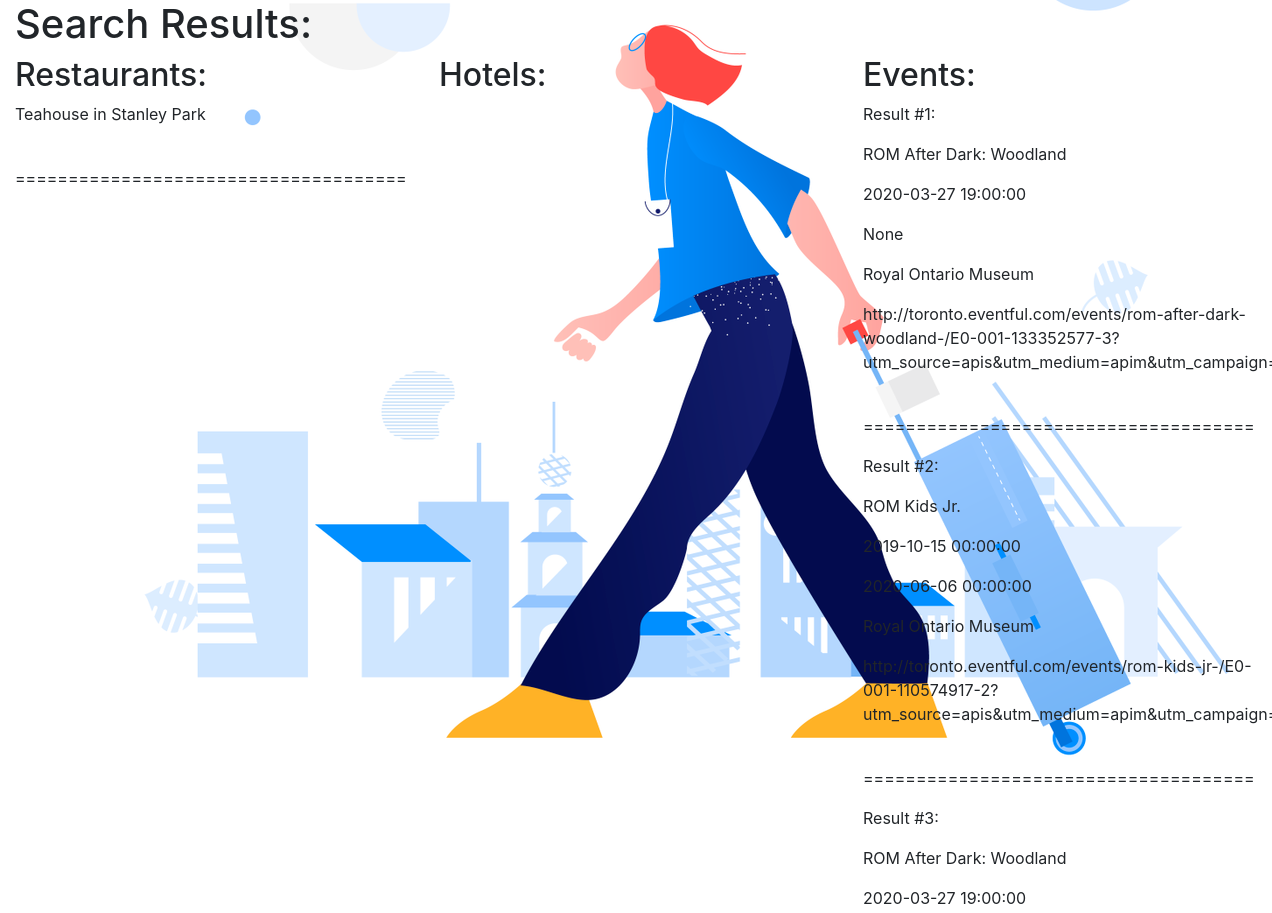
/planner/search/result/ (upper part), run on an earlier commit of the app's database.
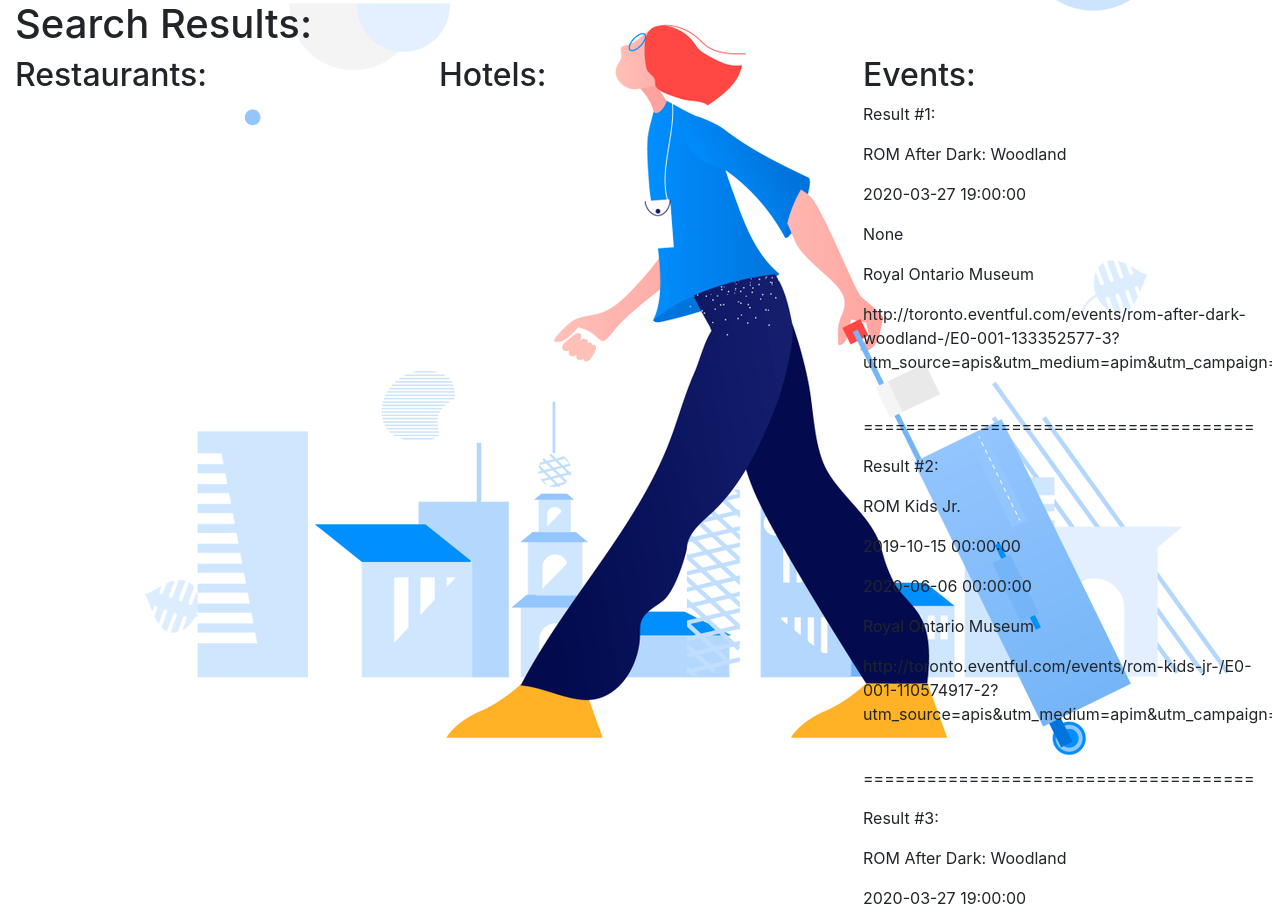
And on a later commit of the database.
### planner/models.py (models this page shows)
class Poi(models.Model):
    name = models.CharField(max_length=50)
    address = models.CharField(max_length=100)
    '''
    PRICE_CHOICES = [
        (0, 'unknown price level'),
        (1, '$'),
        (2, '$$'),
        (3, '$$$'),
        (4, '$$$$'),
    ]
    '''
    priceLV = models.IntegerField(
        default=0,
        verbose_name="price level",
    )
    rating = models.DecimalField(
        max_digits=2,
        decimal_places=1,
        default=-1
    )
    ratingCount = models.IntegerField(
        default=-1
    )
    placeType = models.ForeignKey(
        PoiType,
        on_delete=models.CASCADE
    )
    location = models.ForeignKey(
        Location,
        on_delete=models.CASCADE
    )
    class Meta:
        ordering = ['rating', 'ratingCount']
    def __str__(self):
        return self.name

### planner/views.py (the view)
# urls.py: path('search/result/', views.search_and_display, name = 'result')
def search_and_display(Request):
    context = {
        "restaurants": location_parser("restaurant_data.json"),
        "hotels": location_parser("lodging_data.json"),
        "events": eventful_parser("eventful_data.json")
    }
    context_orm = {
        "restaurants": Poi.objects.filter(placeType__pType="restaurant"),
        "hotels": Poi.objects.filter(placeType__pType="hotel"),
        "events": eventful_parser("eventful_data.json")
    }
    for i in Poi.objects.filter(placeType__pType="restaurant"):
        print(i)
        print()
    return render(Request, 'core/result.html', context_orm)

### planner/event_parser.py (called while the page is built)
def eventful_parser(fileName):
    with open(fileName, "r") as read_file:
        event_dict = json.load(read_file)
    list_of_events = event_dict.get("events").get("event")
    tidy_list = []
    entry_num = 0
    for each in list_of_events:
        to_update = {}
        to_update.update({"index": "Result #" + str(entry_num + 1) + ":"})
        to_update.update({"title": each.get("title")})
        to_update.update({"start_time": each.get("start_time")})
        to_update.update({"stop_time": each.get("stop_time")})
        to_update.update({"venue_name": each.get("venue_name")})
        to_update.update({"url": each.get("url")})
        entry_num += 1
        tidy_list.append(to_update)
    return tidy_list

### planner/res_json_parsar.py (called while the page is built)
def location_parser(fileName):
    with open(fileName, "r") as read_file:
        location_dict = json.load(read_file)
    tidy_list = []
    entry_num = 0
    for entry in location_dict["results"]:
        tidy_dict = {}
        tidy_dict.update({"index": "Result #" + str((entry_num+1)) + ":"})
        tidy_dict.update({"address": entry["formatted_address"]})
        tidy_dict.update({"name": entry["name"]})
        tidy_dict.update({"rating": entry["rating"]})
        tidy_dict.update({"how_many_ratings": entry["user_ratings_total"]})
        if "price_level" in entry:
            tidy_dict.update({"price_level": entry["price_level"]})
        tidy_list.append(tidy_dict)
        entry_num += 1
    return tidy_list

### planner/templates/core/result.html (shortened to what this page needs)
<!DOCTYPE html>
<html lang="en">
    <head>
        {% load static %}
        <link rel="stylesheet" href="{% static 'css_images/result.css' %}">
        <link rel="stylesheet" href="https://maxcdn.bootstrapcdn.com/bootstrap/4.0.0/css/bootstrap.min.css">
    </head>
    <body>
        <div class="container-fluid">
            <h1>Search Results:</h1>
            <div class="row">
                <div class="col-xs-4 col-sm-4 col-md-4 col-lg-4">
                    <h2>Restaurants: </h2>
                    {% for each_res in restaurants %}
                        <p>{{ each_res.name }}</p>
                        <br><p>=====================================</p>
                    {% endfor %}
                </div>
                <div class="col-xs-4 col-sm-4 col-md-4 col-lg-4">
                    <h2>Hotels: </h2>
                </div>
                <div class="col-xs-4 col-sm-4 col-md-4 col-lg-4">
                    <h2>Events: </h2>
                    {% for each_event in events %}
                        {% for each_key, each_value in each_event.items %}
                            <p>{{ each_value }}</p>
                        {% endfor %}
                        <br><p>=====================================</p>
                    {% endfor %}
                </div>
            </div>
        </div>
    </body>
</html>

### planner/static/result.css (style rules this page uses)
body { background-image: url(background.png); background-repeat: no-repeat; background-attachment: scroll; font-family: "Palatino Linotype", "Book Antiqua", Palatino, serif; line-height: 300%; }

What changed in the data, as far as the page shows it:
removed Poi: name "Teahouse in Stanley Park"
